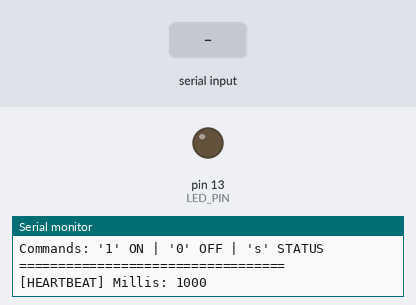
This sketch was run on a simulated Arduino Uno, built with avr-gcc and run on an emulated ATmega328P. Shown: output pins drawn as LEDs (lit = HIGH), the last lines printed to the serial monitor. The test bench sets the inputs (shaded band).

Above: at 1.2 s.
1.3 s: "1\n" received over Serial
At 1.8 s:
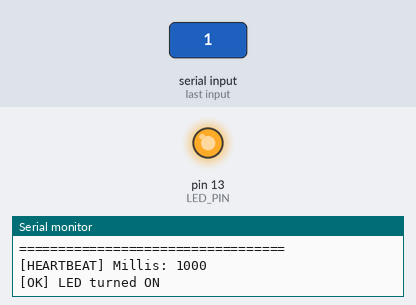
2.8 s: byte 48 ('0') received over Serial
At 4.1 s:
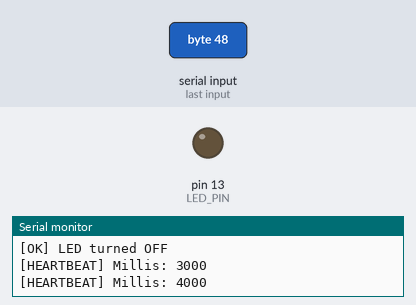
Timing chart, 0 to 5.8 s (numbered marks = the images above; inputs shaded):
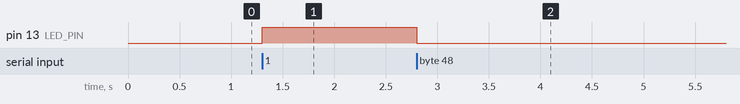

The sketch:

serial_communication.ino
```cpp
/*
 * Serial Communication — Bidirectional PC ↔ Arduino
 *
 * Sends sensor data to the Serial Monitor and responds to
 * character commands to control an LED.
 *
 * Commands:
 *   '1' — turn LED on
 *   '0' — turn LED off
 *   's' — print status
 *
 * Circuit:
 *   - LED → pin 13 → 220Ω resistor → GND
 *
 * Tinkercad: https://www.tinkercad.com/things/2khBEO6IYfk-serialcommcapstone
 */

const int LED_PIN = 13;
unsigned long lastPrint = 0;
const long interval = 1000;  // print every 1 second

void setup() {
  pinMode(LED_PIN, OUTPUT);
  Serial.begin(9600);

  Serial.println("=== Serial Communication Demo ===");
  Serial.println("Commands: '1' ON | '0' OFF | 's' STATUS");
  Serial.println("==================================");
}

void loop() {
  // Check for incoming serial data
  if (Serial.available() > 0) {
    char cmd = Serial.read();

    switch (cmd) {
      case '1':
        digitalWrite(LED_PIN, HIGH);
        Serial.println("[OK] LED turned ON");
        break;

      case '0':
        digitalWrite(LED_PIN, LOW);
        Serial.println("[OK] LED turned OFF");
        break;

      case 's':
        Serial.print("[STATUS] LED is ");
        Serial.println(digitalRead(LED_PIN) ? "ON" : "OFF");
        break;

      case '\n':
      case '\r':
        break;  // ignore newlines

      default:
        Serial.print("[?] Unknown command: ");
        Serial.println(cmd);
        break;
    }
  }

  // Periodic heartbeat message
  unsigned long now = millis();
  if (now - lastPrint >= interval) {
    lastPrint = now;
    Serial.print("[HEARTBEAT] Millis: ");
    Serial.println(millis());
  }
}
```

Measured:
- after the input at 1.3 s, pin 13 (LED_PIN): LOW → HIGH at once
- after the input at 2.8 s, pin 13 (LED_PIN): HIGH → LOW at once
